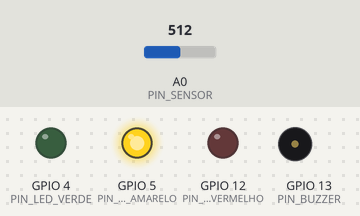
Simulated run of this sketch. Board: ESP8266 (NodeMCU). Shown: output pins drawn as LEDs (lit = HIGH), buzzer (waves = sounding, pin HIGH). The test bench sets the inputs (shaded band); at power-on: A0 (PIN_SENSOR) = 512. WiFi joins after 1.5 s; servers stay silent unless stated; no MQTT or app messages arrive unless stated; what the sketch prints to the serial monitor is not drawn.

Above: at 4.2 s.
4.3 s: A0 (PIN_SENSOR) set to 596
5.8 s: A0 (PIN_SENSOR) set to 627
At 7.0 s:
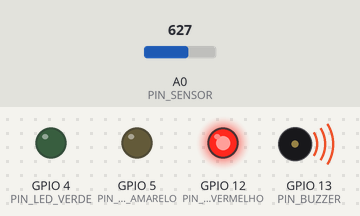
10.6 s: A0 (PIN_SENSOR) set to 590
At 11.3 s:
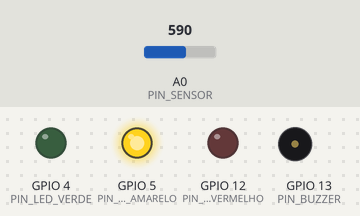
12.1 s: A0 (PIN_SENSOR) set to 716
At 13.4 s:
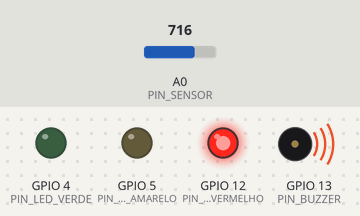
Timing chart, 0 to 14.6 s (numbered marks = the images above; inputs shaded):
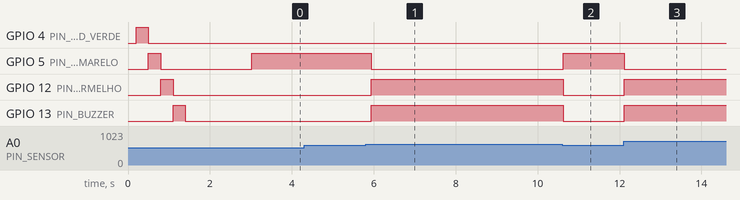

Measured:
- the behaviour switches between 614 and 615 on A0 (PIN_SENSOR) (found by bisection; images 0 and 1)
- after the input at 4.3 s, every drawn part: stays the same
- after the input at 5.8 s, GPIO 5 (PIN_LED_AMARELO): HIGH → LOW after 0.14 s; GPIO 12 (PIN_LED_VERMELHO), GPIO 13 (PIN_BUZZER): LOW → HIGH after 0.14 s
- after the input at 10.6 s, GPIO 5 (PIN_LED_AMARELO): LOW → HIGH at once; GPIO 12 (PIN_LED_VERMELHO), GPIO 13 (PIN_BUZZER): HIGH → LOW at once
- after the input at 12.1 s, GPIO 5 (PIN_LED_AMARELO): HIGH → LOW at once; GPIO 12 (PIN_LED_VERMELHO), GPIO 13 (PIN_BUZZER): LOW → HIGH at once

The sketch:

work.ino
```cpp
/*
   Projeto: Célula 3 – Detecção de Vazamento de Gás (Sala Técnica)
   Dispositivo único: ESP8266 (NodeMCU ou similar)
   Funções:
     - Lê o sensor analógico A0 (0–1023)
     - Controla LEDs (verde, amarelo, vermelho)
     - Ativa buzzer em emergência
     - Publica telemetria JSON no MQTT HiveMQ Cloud
     - Publica estado online/offline com LWT
     - Faz reconexão automática de Wi-Fi e MQTT
     - Responde a comandos MQTT ("getStatus")
*/

#include <ESP8266WiFi.h>
#include <WiFiClientSecure.h>
#include <PubSubClient.h>
#include <ArduinoJson.h>
#include "secrets.h"

/* ======== CONFIG Wi-Fi ======== */
const char ssid[] = SECRET_SSID;
const char password[] = SECRET_PASS;

/* ======== CONFIG MQTT ======== */
const char broker[] = SECRET_BROKER;
const int  port = SECRET_PORT;
const char mqttUser[] = SECRET_USER;
const char mqttPassword[] = SECRET_PASS_MQTT;

/* ======== IDENTIDADE ======== */
const int   cellId = 3;
const char* devId  = "c3-gustavo-ramon";
const char* campus = "riodosul";
const char* curso  = "si";
const char* turma  = "BSN22025T26F8";

/* ======== TÓPICOS PADRÃO ======== */
String base = String("iot/") + campus + "/" + curso + "/" + turma +
              "/cell/" + String(cellId) + "/device/" + devId + "/";
String topicState     = base + "state";
String topicTelemetry = base + "telemetry";
String topicCmd       = base + "cmd";

/* ======== HARDWARE ======== */
const int PIN_LED_VERDE    = 4;   // GPIO4 (D2)
const int PIN_LED_AMARELO  = 5;   // GPIO5 (D1)
const int PIN_LED_VERMELHO = 12;  // GPIO12 (D6)
const int PIN_BUZZER       = 13;  // GPIO13 (D7)
const int PIN_SENSOR       = A0;  // ADC0

/* ======== LIMITES ======== */
int limiarAtencao = 300;
int limiarCritico = 600;

/* ======== CLIENTES ======== */
WiFiClientSecure wifiClient;
PubSubClient mqttClient(wifiClient);

/* ======== VARIÁVEIS ======== */
unsigned long ultimoEnvio = 0;
String estadoAtual = "normal";
int ultimoPPM = 0;

/* ======== PROTÓTIPOS ======== */
void connectWiFi();
void connectMQTT();
void publishTelemetry(int ppm, String status);
String classificar(int ppm);
void autoTeste();
void mqttCallback(char* topic, byte* payload, unsigned int length);

/* =======================================================
   SETUP
   ======================================================= */
void setup() {
  Serial.begin(9600);
  delay(200);

  pinMode(PIN_LED_VERDE, OUTPUT);
  pinMode(PIN_LED_AMARELO, OUTPUT);
  pinMode(PIN_LED_VERMELHO, OUTPUT);
  pinMode(PIN_BUZZER, OUTPUT);
  pinMode(PIN_SENSOR, INPUT);

  autoTeste();
  connectWiFi();

  wifiClient.setInsecure();
  mqttClient.setServer(broker, port);
  mqttClient.setCallback(mqttCallback);  // <- callback ativado

  connectMQTT();
}

/* =======================================================
   LOOP PRINCIPAL
   ======================================================= */
void loop() {
  if (WiFi.status() != WL_CONNECTED) connectWiFi();
  if (!mqttClient.connected()) connectMQTT();
  mqttClient.loop();

  int leitura = analogRead(PIN_SENSOR);
  int ppm = map(leitura, 0, 1023, 0, 1000);
  String novoEstado = classificar(ppm);

  // Controle de LEDs e buzzer
  digitalWrite(PIN_LED_VERDE,    novoEstado == "normal" ? HIGH : LOW);
  digitalWrite(PIN_LED_AMARELO,  novoEstado == "atencao" ? HIGH : LOW);
  digitalWrite(PIN_LED_VERMELHO, novoEstado == "critico" ? HIGH : LOW);
  digitalWrite(PIN_BUZZER,       novoEstado == "critico" ? HIGH : LOW);

  // Publica quando o estado muda
  if (novoEstado != estadoAtual) {
    estadoAtual = novoEstado;
    publishTelemetry(ppm, estadoAtual);
  }

  // Publica a cada 3 segundos
  if (millis() - ultimoEnvio > 3000) {
    ultimoEnvio = millis();
    publishTelemetry(ppm, estadoAtual);
  }

  ultimoPPM = ppm;
  delay(200);
}

/* =======================================================
   CONECTAR Wi-Fi
   ======================================================= */
void connectWiFi() {
  if (WiFi.status() == WL_CONNECTED) return;

  Serial.print("Conectando Wi-Fi: ");
  Serial.println(ssid);
  WiFi.begin(ssid, password);

  int tentativas = 0;
  while (WiFi.status() != WL_CONNECTED && tentativas < 30) {
    delay(500);
    Serial.print(".");
    tentativas++;
  }

  if (WiFi.status() == WL_CONNECTED) {
    Serial.println("\nWi-Fi conectado!");
    Serial.print("IP: ");
    Serial.println(WiFi.localIP());
  } else {
    Serial.println("\nFalha ao conectar Wi-Fi. Reiniciando...");
    delay(3000);
    ESP.restart();
  }
}

/* =======================================================
   CONECTAR MQTT
   ======================================================= */
void connectMQTT() {
  Serial.print("Conectando ao broker MQTT...");
  while (!mqttClient.connected()) {
    if (mqttClient.connect(devId, mqttUser, mqttPassword,
                           topicState.c_str(), 1, true, "offline")) {
      Serial.println("\nConectado ao broker MQTT!");
      mqttClient.publish(topicState.c_str(), "online", true);

      // Inscreve no tópico de comandos
      mqttClient.subscribe(topicCmd.c_str());
      Serial.println("Inscrito em: " + topicCmd);
    } else {
      Serial.print("Falha. Código: ");
      Serial.println(mqttClient.state());
      delay(2000);
    }
  }
}

/* =======================================================
   CALLBACK MQTT
   ======================================================= */
void mqttCallback(char* topic, byte* payload, unsigned int length) {
  String msg;
  for (unsigned int i = 0; i < length; i++) msg += (char)payload[i];
  msg.trim();

  Serial.print("Comando recebido em ");
  Serial.print(topic);
  Serial.print(": ");
  Serial.println(msg);

  if (msg.equalsIgnoreCase("getStatus")) {
    // Envia status atual
    publishTelemetry(ultimoPPM, estadoAtual);
    Serial.println("Status enviado via MQTT.");
  }
}

/* =======================================================
   PUBLICAR TELEMETRIA JSON
   ======================================================= */
void publishTelemetry(int ppm, String status) {
  StaticJsonDocument<300> doc;
  doc["ts"] = millis() / 1000;
  doc["cellId"] = cellId;
  doc["devId"] = devId;

  JsonObject metrics = doc.createNestedObject("metrics");
  metrics["ppm"] = ppm;

  doc["status"] = status;

  JsonObject thr = doc.createNestedObject("thresholds");
  thr["atencao"] = limiarAtencao;
  thr["critico"] = limiarCritico;

  String payload;
  serializeJson(doc, payload);

  mqttClient.publish(topicTelemetry.c_str(), payload.c_str());
  Serial.println("Telemetria enviada: " + payload);
}

/* =======================================================
   CLASSIFICADOR
   ======================================================= */
String classificar(int ppm) {
  if (ppm < limiarAtencao) return "normal";
  if (ppm <= limiarCritico) return "atencao";
  return "critico";
}

/* =======================================================
   TESTE INICIAL LED/BUZZER
   ======================================================= */
void autoTeste() {
  digitalWrite(PIN_LED_VERDE, HIGH);   delay(300);
  digitalWrite(PIN_LED_VERDE, LOW);
  digitalWrite(PIN_LED_AMARELO, HIGH); delay(300);
  digitalWrite(PIN_LED_AMARELO, LOW);
  digitalWrite(PIN_LED_VERMELHO, HIGH);delay(300);
  digitalWrite(PIN_LED_VERMELHO, LOW);
  digitalWrite(PIN_BUZZER, HIGH);      delay(300);
  digitalWrite(PIN_BUZZER, LOW);
}
```

secrets.h
```cpp
#ifndef SECRETS_H
#define SECRETS_H


#define SECRET_SSID "RedeWifi"
#define SECRET_PASS ""

#define SECRET_BROKER "a8bb7dc1940348a7939da47ef2447f98.s1.eu.hivemq.cloud"
#define SECRET_PORT 8883
#define SECRET_USER "celula3"
#define SECRET_PASS_MQTT "CelulaInd3"

#endif
```
